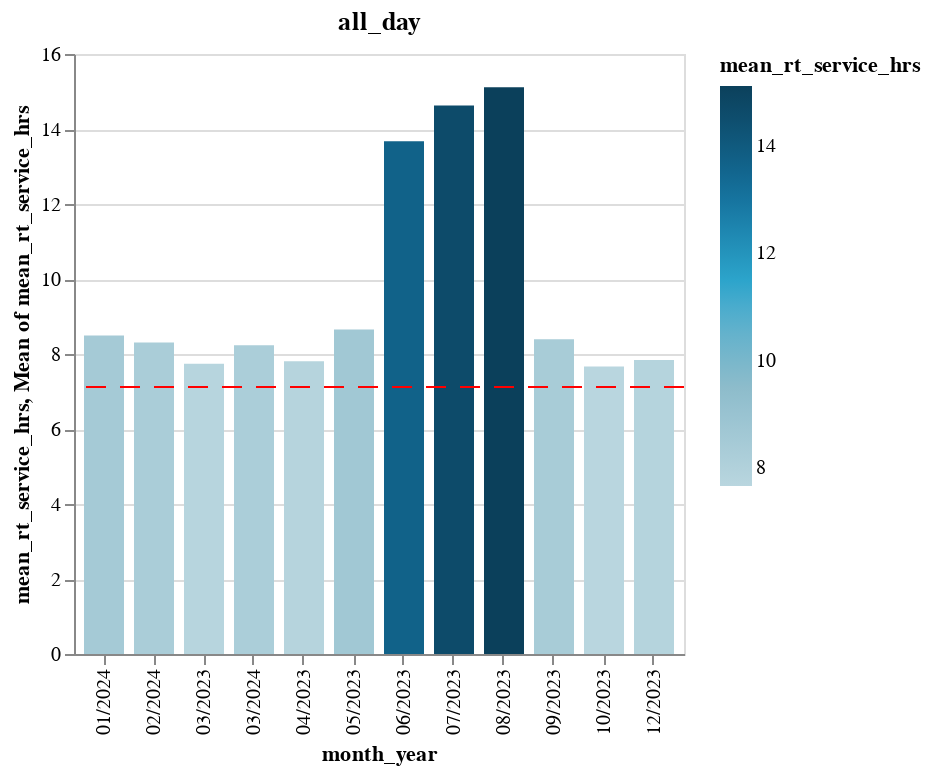
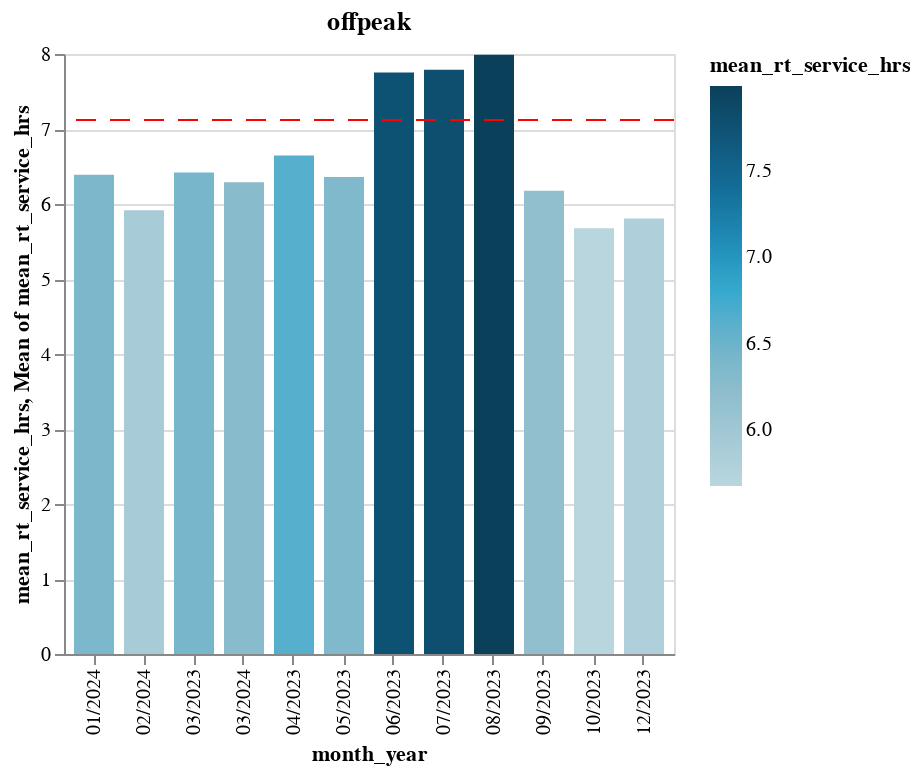
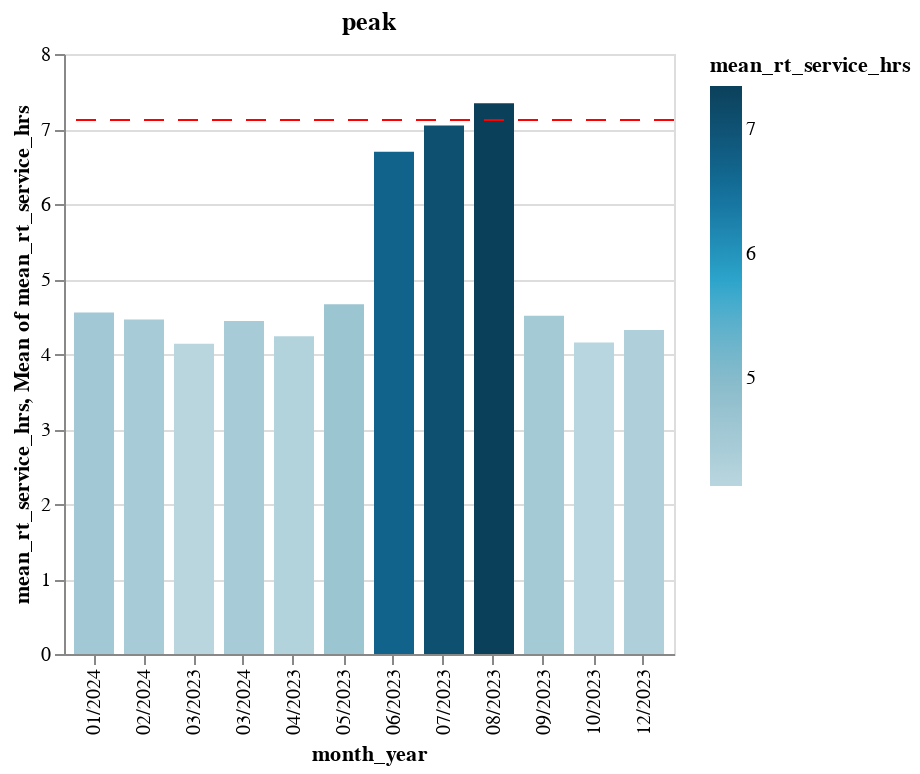

The notebook cell these images were saved under, in order:
### Code cell
fake_faceted_chart(monthly_service, "time_period", "mean_rt_service_hrs")
